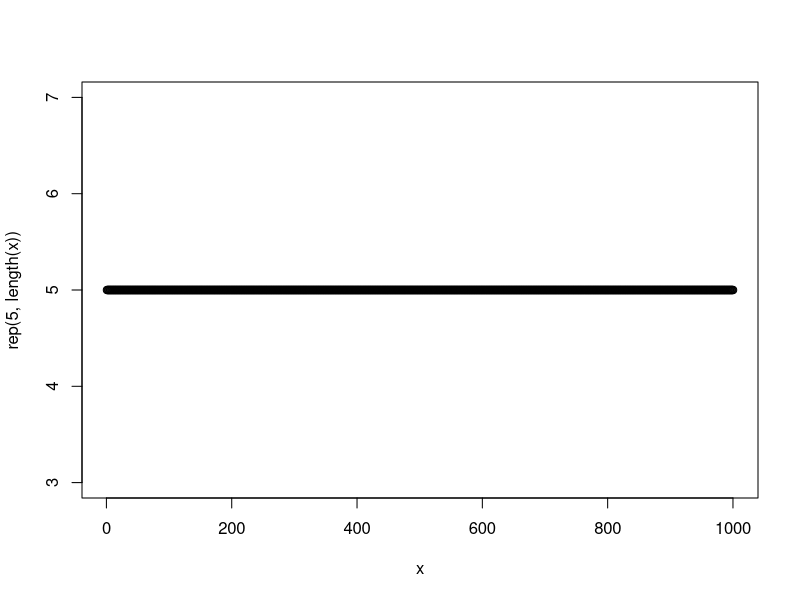
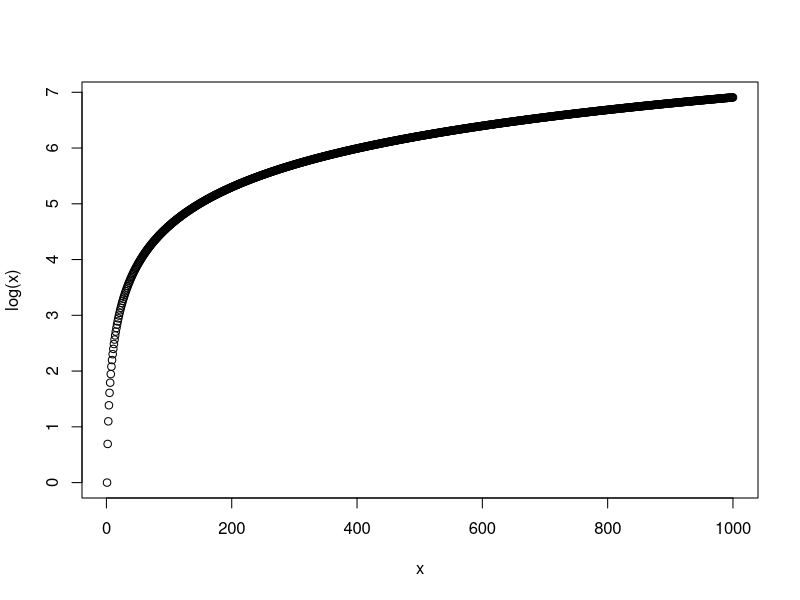
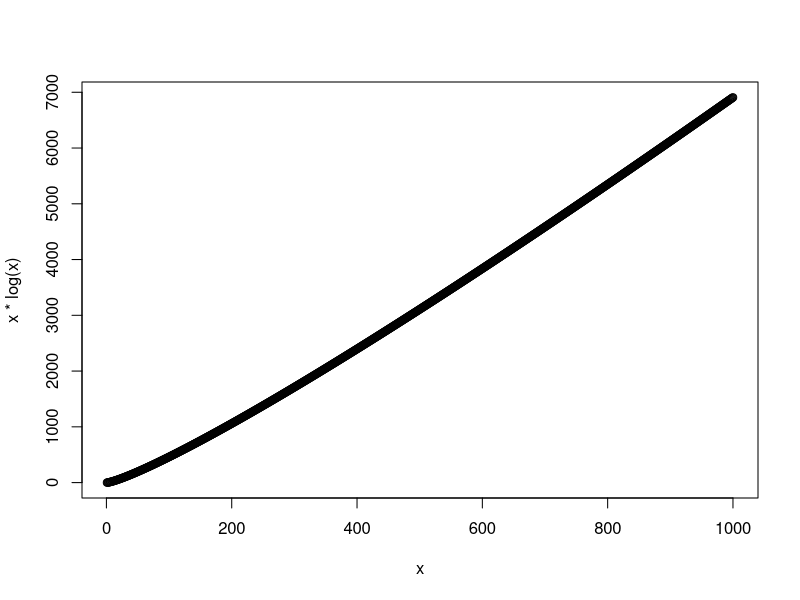
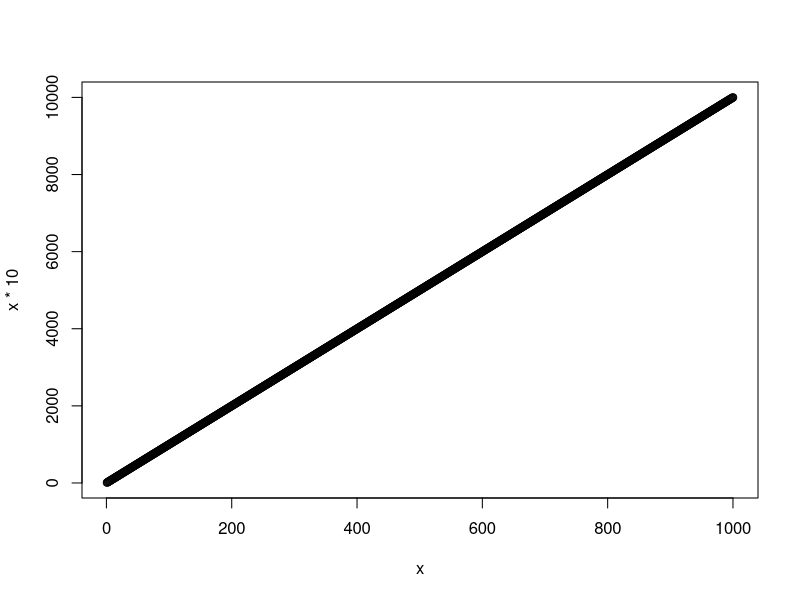
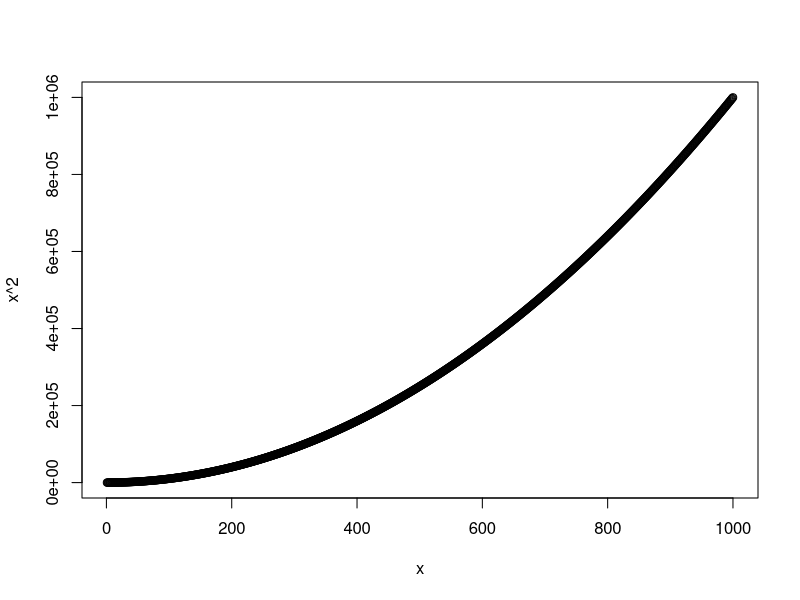
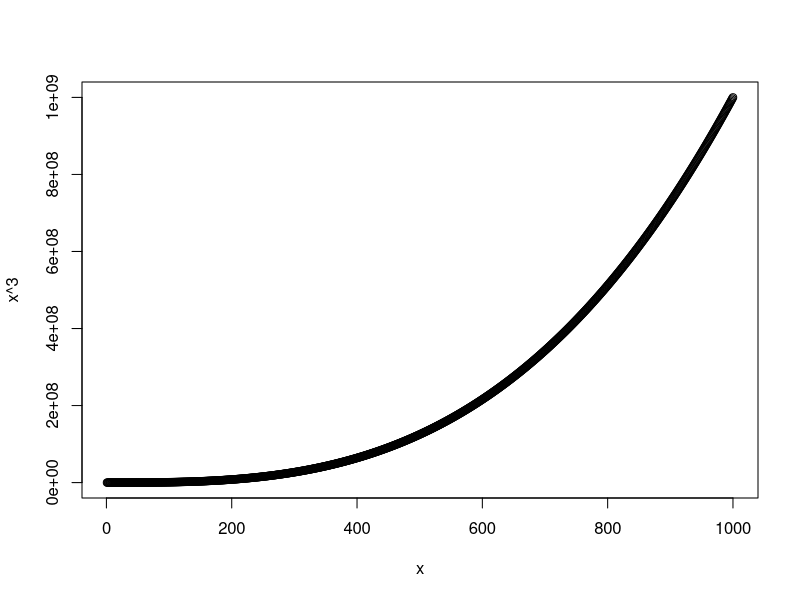
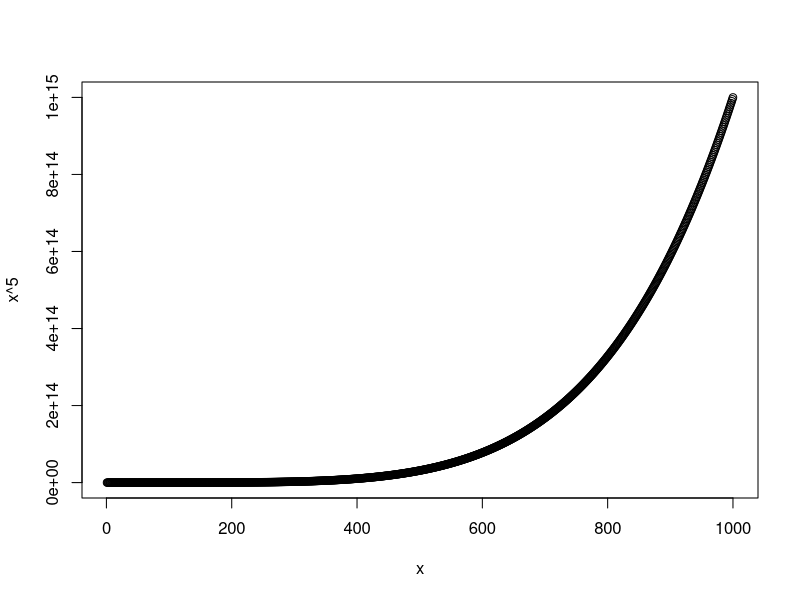
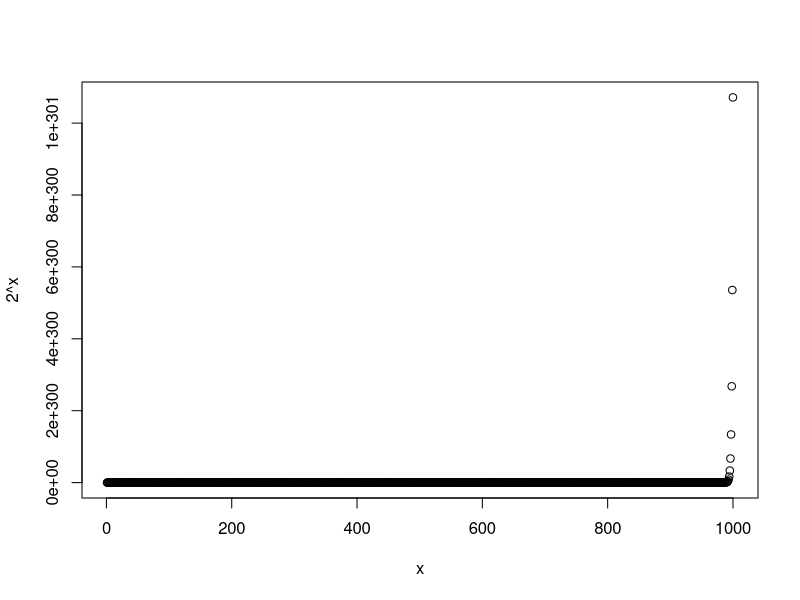

Source code (R) for these figures, in order:
# Bind x to an integer vector
x <- 1:1000

# Different orders of growth
## Constant
plot( rep( 5, length( x ) ) ~ x )

## Log(x)
plot( log( x ) ~ x )

## x Log(x)
plot( x * log( x )  ~ x )

## Linear
plot( x * 10 ~ x )

## Polynomial
plot( x**2 ~ x )
plot( x**3 ~ x )
plot( x**5 ~ x )

## Exponential
plot( 2^x ~ x )